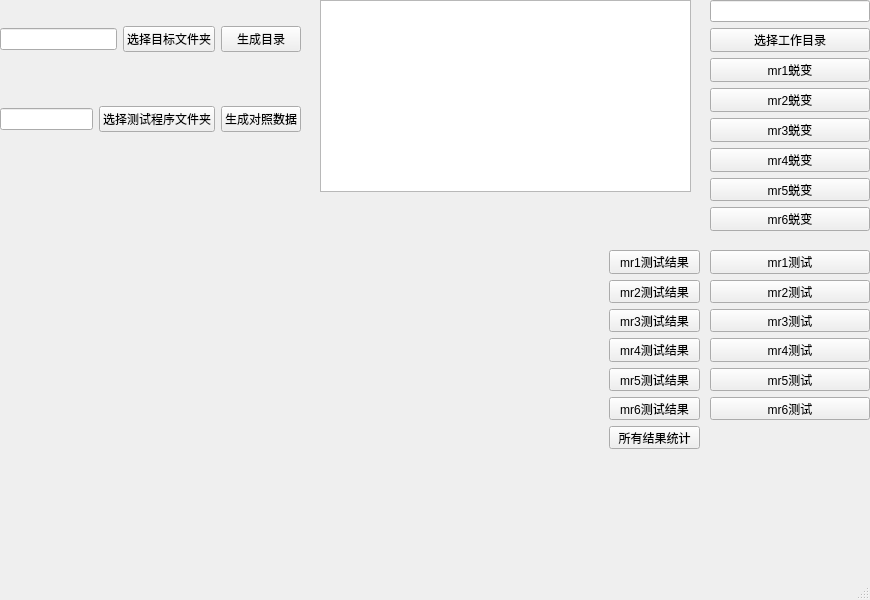
<?xml version="1.0" encoding="UTF-8"?>
<ui version="4.0">
 <class>MainWindow</class>
 <widget class="QMainWindow" name="MainWindow">
  <property name="geometry">
   <rect>
    <x>0</x>
    <y>0</y>
    <width>870</width>
    <height>600</height>
   </rect>
  </property>
  <property name="windowTitle">
   <string>MainWindow</string>
  </property>
  <widget class="QWidget" name="centralwidget">
   <widget class="QWidget" name="verticalLayoutWidget">
    <property name="geometry">
     <rect>
      <x>710</x>
      <y>250</y>
      <width>160</width>
      <height>170</height>
     </rect>
    </property>
    <layout class="QVBoxLayout" name="verticalLayout">
     <item>
      <widget class="QPushButton" name="mr1button">
       <property name="text">
        <string>mr1测试</string>
       </property>
      </widget>
     </item>
     <item>
      <widget class="QPushButton" name="mr2Button">
       <property name="text">
        <string>mr2测试</string>
       </property>
      </widget>
     </item>
     <item>
      <widget class="QPushButton" name="mr3Button">
       <property name="text">
        <string>mr3测试</string>
       </property>
      </widget>
     </item>
     <item>
      <widget class="QPushButton" name="mr4Button">
       <property name="text">
        <string>mr4测试</string>
       </property>
      </widget>
     </item>
     <item>
      <widget class="QPushButton" name="mr5Button">
       <property name="text">
        <string>mr5测试</string>
       </property>
      </widget>
     </item>
     <item>
      <widget class="QPushButton" name="mr6Button">
       <property name="text">
        <string>mr6测试</string>
       </property>
      </widget>
     </item>
    </layout>
   </widget>
   <widget class="QWidget" name="horizontalLayoutWidget">
    <property name="geometry">
     <rect>
      <x>0</x>
      <y>0</y>
      <width>301</width>
      <height>78</height>
     </rect>
    </property>
    <layout class="QHBoxLayout" name="horizontalLayout">
     <item>
      <widget class="QLineEdit" name="lineEdit"/>
     </item>
     <item>
      <widget class="QPushButton" name="pushButton_6">
       <property name="text">
        <string>选择目标文件夹</string>
       </property>
      </widget>
     </item>
     <item>
      <widget class="QPushButton" name="pushButton_7">
       <property name="text">
        <string>生成目录</string>
       </property>
      </widget>
     </item>
    </layout>
   </widget>
   <widget class="QWidget" name="horizontalLayoutWidget_2">
    <property name="geometry">
     <rect>
      <x>0</x>
      <y>80</y>
      <width>301</width>
      <height>78</height>
     </rect>
    </property>
    <layout class="QHBoxLayout" name="horizontalLayout_3">
     <item>
      <widget class="QLineEdit" name="lineEdit_test"/>
     </item>
     <item>
      <widget class="QPushButton" name="pushButton_10">
       <property name="text">
        <string>选择测试程序文件夹</string>
       </property>
      </widget>
     </item>
     <item>
      <widget class="QPushButton" name="pushButton_11">
       <property name="text">
        <string>生成对照数据</string>
       </property>
      </widget>
     </item>
    </layout>
   </widget>
   <widget class="QTextBrowser" name="textBrowser">
    <property name="geometry">
     <rect>
      <x>320</x>
      <y>0</y>
      <width>371</width>
      <height>192</height>
     </rect>
    </property>
   </widget>
   <widget class="QWidget" name="verticalLayoutWidget_2">
    <property name="geometry">
     <rect>
      <x>710</x>
      <y>0</y>
      <width>160</width>
      <height>231</height>
     </rect>
    </property>
    <layout class="QVBoxLayout" name="verticalLayout_2">
     <item>
      <widget class="QLineEdit" name="lineEdit_data"/>
     </item>
     <item>
      <widget class="QPushButton" name="pushButton_9">
       <property name="text">
        <string>选择工作目录</string>
       </property>
      </widget>
     </item>
     <item>
      <widget class="QPushButton" name="mr1data">
       <property name="text">
        <string>mr1蜕变</string>
       </property>
      </widget>
     </item>
     <item>
      <widget class="QPushButton" name="mr2data">
       <property name="text">
        <string>mr2蜕变</string>
       </property>
      </widget>
     </item>
     <item>
      <widget class="QPushButton" name="mr3data">
       <property name="text">
        <string>mr3蜕变</string>
       </property>
      </widget>
     </item>
     <item>
      <widget class="QPushButton" name="mr4data">
       <property name="text">
        <string>mr4蜕变</string>
       </property>
      </widget>
     </item>
     <item>
      <widget class="QPushButton" name="mr5data">
       <property name="text">
        <string>mr5蜕变</string>
       </property>
      </widget>
     </item>
     <item>
      <widget class="QPushButton" name="mr6data">
       <property name="text">
        <string>mr6蜕变</string>
       </property>
      </widget>
     </item>
    </layout>
   </widget>
   <widget class="QWidget" name="verticalLayoutWidget_3">
    <property name="geometry">
     <rect>
      <x>609</x>
      <y>250</y>
      <width>91</width>
      <height>199</height>
     </rect>
    </property>
    <layout class="QVBoxLayout" name="verticalLayout_3">
     <item>
      <widget class="QPushButton" name="pushButton">
       <property name="text">
        <string>mr1测试结果</string>
       </property>
      </widget>
     </item>
     <item>
      <widget class="QPushButton" name="pushButton_3">
       <property name="text">
        <string>mr2测试结果</string>
       </property>
      </widget>
     </item>
     <item>
      <widget class="QPushButton" name="pushButton_2">
       <property name="text">
        <string>mr3测试结果</string>
       </property>
      </widget>
     </item>
     <item>
      <widget class="QPushButton" name="pushButton_4">
       <property name="text">
        <string>mr4测试结果</string>
       </property>
      </widget>
     </item>
     <item>
      <widget class="QPushButton" name="pushButton_5">
       <property name="text">
        <string>mr5测试结果</string>
       </property>
      </widget>
     </item>
     <item>
      <widget class="QPushButton" name="pushButton_8">
       <property name="text">
        <string>mr6测试结果</string>
       </property>
      </widget>
     </item>
     <item>
      <widget class="QPushButton" name="pushButton_12">
       <property name="text">
        <string>所有结果统计</string>
       </property>
      </widget>
     </item>
    </layout>
   </widget>
   <widget class="QWidget" name="gridLayoutWidget">
    <property name="geometry">
     <rect>
      <x>620</x>
      <y>460</y>
      <width>239</width>
      <height>101</height>
     </rect>
    </property>
    <layout class="QGridLayout" name="gridLayout"/>
   </widget>
  </widget>
  <widget class="QMenuBar" name="menubar">
   <property name="geometry">
    <rect>
     <x>0</x>
     <y>0</y>
     <width>870</width>
     <height>23</height>
    </rect>
   </property>
  </widget>
  <widget class="QStatusBar" name="statusbar"/>
 </widget>
 <resources/>
 <connections>
  <connection>
   <sender>mr1button</sender>
   <signal>clicked()</signal>
   <receiver>MainWindow</receiver>
   <slot>mr1test()</slot>
   <hints>
    <hint type="sourcelabel">
     <x>731</x>
     <y>294</y>
    </hint>
    <hint type="destinationlabel">
     <x>288</x>
     <y>92</y>
    </hint>
   </hints>
  </connection>
  <connection>
   <sender>mr2Button</sender>
   <signal>clicked()</signal>
   <receiver>MainWindow</receiver>
   <slot>mr2test()</slot>
   <hints>
    <hint type="sourcelabel">
     <x>751</x>
     <y>323</y>
    </hint>
    <hint type="destinationlabel">
     <x>449</x>
     <y>93</y>
    </hint>
   </hints>
  </connection>
  <connection>
   <sender>mr3Button</sender>
   <signal>clicked()</signal>
   <receiver>MainWindow</receiver>
   <slot>mr3test()</slot>
   <hints>
    <hint type="sourcelabel">
     <x>747</x>
     <y>352</y>
    </hint>
    <hint type="destinationlabel">
     <x>448</x>
     <y>127</y>
    </hint>
   </hints>
  </connection>
  <connection>
   <sender>mr4Button</sender>
   <signal>clicked()</signal>
   <receiver>MainWindow</receiver>
   <slot>mr4test()</slot>
   <hints>
    <hint type="sourcelabel">
     <x>731</x>
     <y>381</y>
    </hint>
    <hint type="destinationlabel">
     <x>450</x>
     <y>159</y>
    </hint>
   </hints>
  </connection>
  <connection>
   <sender>mr5Button</sender>
   <signal>clicked()</signal>
   <receiver>MainWindow</receiver>
   <slot>mr5test()</slot>
   <hints>
    <hint type="sourcelabel">
     <x>714</x>
     <y>410</y>
    </hint>
    <hint type="destinationlabel">
     <x>462</x>
     <y>184</y>
    </hint>
   </hints>
  </connection>
  <connection>
   <sender>mr6Button</sender>
   <signal>clicked()</signal>
   <receiver>MainWindow</receiver>
   <slot>mr6test()</slot>
   <hints>
    <hint type="sourcelabel">
     <x>749</x>
     <y>439</y>
    </hint>
    <hint type="destinationlabel">
     <x>427</x>
     <y>212</y>
    </hint>
   </hints>
  </connection>
  <connection>
   <sender>pushButton_7</sender>
   <signal>clicked()</signal>
   <receiver>MainWindow</receiver>
   <slot>gefiles()</slot>
   <hints>
    <hint type="sourcelabel">
     <x>299</x>
     <y>72</y>
    </hint>
    <hint type="destinationlabel">
     <x>365</x>
     <y>36</y>
    </hint>
   </hints>
  </connection>
  <connection>
   <sender>pushButton_6</sender>
   <signal>clicked()</signal>
   <receiver>MainWindow</receiver>
   <slot>setBrowerPath()</slot>
   <hints>
    <hint type="sourcelabel">
     <x>218</x>
     <y>72</y>
    </hint>
    <hint type="destinationlabel">
     <x>190</x>
     <y>47</y>
    </hint>
   </hints>
  </connection>
  <connection>
   <sender>pushButton_10</sender>
   <signal>clicked()</signal>
   <receiver>MainWindow</receiver>
   <slot>setTestPath()</slot>
   <hints>
    <hint type="sourcelabel">
     <x>213</x>
     <y>152</y>
    </hint>
    <hint type="destinationlabel">
     <x>181</x>
     <y>199</y>
    </hint>
   </hints>
  </connection>
  <connection>
   <sender>pushButton_9</sender>
   <signal>clicked()</signal>
   <receiver>MainWindow</receiver>
   <slot>setBrowerPath_2()</slot>
   <hints>
    <hint type="sourcelabel">
     <x>737</x>
     <y>72</y>
    </hint>
    <hint type="destinationlabel">
     <x>363</x>
     <y>240</y>
    </hint>
   </hints>
  </connection>
  <connection>
   <sender>mr1data</sender>
   <signal>clicked()</signal>
   <receiver>MainWindow</receiver>
   <slot>mr1_data()</slot>
   <hints>
    <hint type="sourcelabel">
     <x>727</x>
     <y>101</y>
    </hint>
    <hint type="destinationlabel">
     <x>427</x>
     <y>256</y>
    </hint>
   </hints>
  </connection>
  <connection>
   <sender>mr2data</sender>
   <signal>clicked()</signal>
   <receiver>MainWindow</receiver>
   <slot>mr2_data()</slot>
   <hints>
    <hint type="sourcelabel">
     <x>767</x>
     <y>130</y>
    </hint>
    <hint type="destinationlabel">
     <x>465</x>
     <y>270</y>
    </hint>
   </hints>
  </connection>
  <connection>
   <sender>mr3data</sender>
   <signal>clicked()</signal>
   <receiver>MainWindow</receiver>
   <slot>mr3_data()</slot>
   <hints>
    <hint type="sourcelabel">
     <x>761</x>
     <y>159</y>
    </hint>
    <hint type="destinationlabel">
     <x>489</x>
     <y>283</y>
    </hint>
   </hints>
  </connection>
  <connection>
   <sender>mr4data</sender>
   <signal>clicked()</signal>
   <receiver>MainWindow</receiver>
   <slot>mr4_data()</slot>
   <hints>
    <hint type="sourcelabel">
     <x>772</x>
     <y>188</y>
    </hint>
    <hint type="destinationlabel">
     <x>520</x>
     <y>296</y>
    </hint>
   </hints>
  </connection>
  <connection>
   <sender>mr5data</sender>
   <signal>clicked()</signal>
   <receiver>MainWindow</receiver>
   <slot>mr5_data()</slot>
   <hints>
    <hint type="sourcelabel">
     <x>748</x>
     <y>217</y>
    </hint>
    <hint type="destinationlabel">
     <x>546</x>
     <y>303</y>
    </hint>
   </hints>
  </connection>
  <connection>
   <sender>mr6data</sender>
   <signal>clicked()</signal>
   <receiver>MainWindow</receiver>
   <slot>mr6_data()</slot>
   <hints>
    <hint type="sourcelabel">
     <x>762</x>
     <y>246</y>
    </hint>
    <hint type="destinationlabel">
     <x>576</x>
     <y>316</y>
    </hint>
   </hints>
  </connection>
  <connection>
   <sender>pushButton_11</sender>
   <signal>clicked()</signal>
   <receiver>MainWindow</receiver>
   <slot>geTestRe()</slot>
   <hints>
    <hint type="sourcelabel">
     <x>259</x>
     <y>144</y>
    </hint>
    <hint type="destinationlabel">
     <x>259</x>
     <y>190</y>
    </hint>
   </hints>
  </connection>
  <connection>
   <sender>pushButton</sender>
   <signal>clicked()</signal>
   <receiver>MainWindow</receiver>
   <slot>mr1_result()</slot>
   <hints>
    <hint type="sourcelabel">
     <x>647</x>
     <y>287</y>
    </hint>
    <hint type="destinationlabel">
     <x>558</x>
     <y>474</y>
    </hint>
   </hints>
  </connection>
  <connection>
   <sender>pushButton_3</sender>
   <signal>clicked()</signal>
   <receiver>MainWindow</receiver>
   <slot>mr2_result()</slot>
   <hints>
    <hint type="sourcelabel">
     <x>648</x>
     <y>312</y>
    </hint>
    <hint type="destinationlabel">
     <x>497</x>
     <y>495</y>
    </hint>
   </hints>
  </connection>
  <connection>
   <sender>pushButton_2</sender>
   <signal>clicked()</signal>
   <receiver>MainWindow</receiver>
   <slot>mr3_result()</slot>
   <hints>
    <hint type="sourcelabel">
     <x>626</x>
     <y>339</y>
    </hint>
    <hint type="destinationlabel">
     <x>538</x>
     <y>515</y>
    </hint>
   </hints>
  </connection>
  <connection>
   <sender>pushButton_4</sender>
   <signal>clicked()</signal>
   <receiver>MainWindow</receiver>
   <slot>mr4_result()</slot>
   <hints>
    <hint type="sourcelabel">
     <x>647</x>
     <y>374</y>
    </hint>
    <hint type="destinationlabel">
     <x>557</x>
     <y>531</y>
    </hint>
   </hints>
  </connection>
  <connection>
   <sender>pushButton_5</sender>
   <signal>clicked()</signal>
   <receiver>MainWindow</receiver>
   <slot>mr5_result()</slot>
   <hints>
    <hint type="sourcelabel">
     <x>642</x>
     <y>402</y>
    </hint>
    <hint type="destinationlabel">
     <x>535</x>
     <y>553</y>
    </hint>
   </hints>
  </connection>
  <connection>
   <sender>pushButton_8</sender>
   <signal>clicked()</signal>
   <receiver>MainWindow</receiver>
   <slot>mr6_result()</slot>
   <hints>
    <hint type="sourcelabel">
     <x>637</x>
     <y>424</y>
    </hint>
    <hint type="destinationlabel">
     <x>508</x>
     <y>573</y>
    </hint>
   </hints>
  </connection>
  <connection>
   <sender>pushButton_12</sender>
   <signal>clicked()</signal>
   <receiver>MainWindow</receiver>
   <slot>all_result()</slot>
   <hints>
    <hint type="sourcelabel">
     <x>661</x>
     <y>460</y>
    </hint>
    <hint type="destinationlabel">
     <x>580</x>
     <y>505</y>
    </hint>
   </hints>
  </connection>
 </connections>
 <slots>
  <slot>mr1test()</slot>
  <slot>mr2test()</slot>
  <slot>mr3test()</slot>
  <slot>mr4test()</slot>
  <slot>mr5test()</slot>
  <slot>mr6test()</slot>
  <slot>setBrowerPath()</slot>
  <slot>gefiles()</slot>
  <slot>setFilePath()</slot>
  <slot>setBrowerPath_2()</slot>
  <slot>mr1_data()</slot>
  <slot>mr2_data()</slot>
  <slot>mr3_data()</slot>
  <slot>mr4_data()</slot>
  <slot>mr5_data()</slot>
  <slot>mr6_data()</slot>
  <slot>geTestRe()</slot>
  <slot>setTestPath()</slot>
  <slot>mr1_result()</slot>
  <slot>mr2_result()</slot>
  <slot>mr3_result()</slot>
  <slot>mr4_result()</slot>
  <slot>mr5_result()</slot>
  <slot>mr6_result()</slot>
  <slot>all_result()</slot>
 </slots>
</ui>
